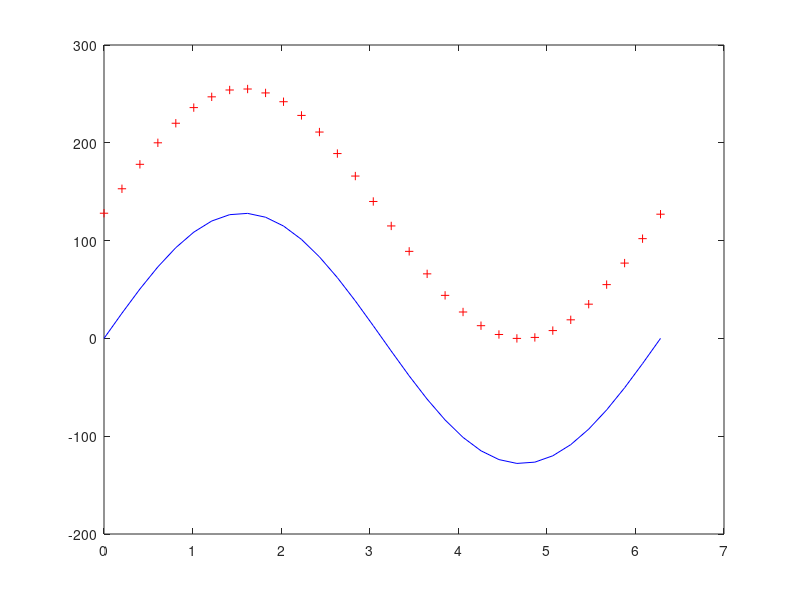

Recreate this plot in MATLAB.
% Programa de Octave/Matlab para generar muestras de 8 bits de una señal senoidal
% y almacenarlas en un archivo de texto.

% cantidad de puntos a muestrear
N = 32;

% generamos un vector de N valores secuenciales de "tiempo" entre 0 y 2pi
% para graficar un período completo del seno
t = linspace(0, 2*pi, N);

% generamos el vector con los valores del seno para cada punto de t
s = sin(t);

% adaptamos el rango de amplitud del seno de [-1; 1] a [0; 255] para que entre en un byte
% y rendondeamos al entero más cercano
s2 = s - min(s);
s2 = round(s2/max(s2) * 255);

% graficamos las señales que acabamos de generar en función del tiempo
plot(t, s*128, 'b', t, s2, '+r');

% guardamos el vector de señal en un archivo de texto separado por comas
csvwrite('sin_table.txt', s2);
